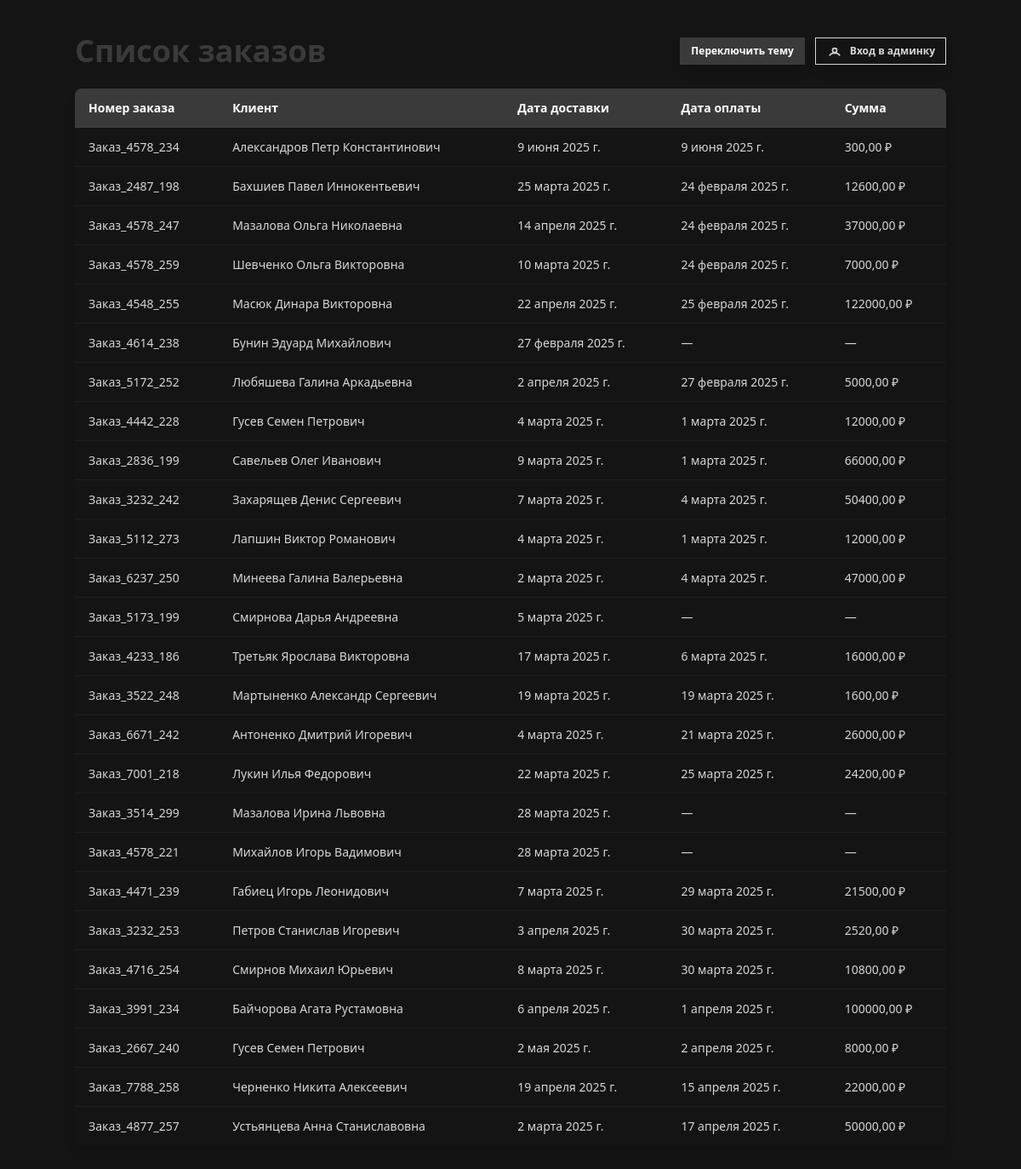
The page / on the database its author committed.
### dbms/models.py (models this page shows, shortened)
class Order(models.Model):
    number_order = models.CharField("Номер заказа", max_length=255)
    client = models.ForeignKey(Client, on_delete=models.CASCADE, verbose_name="Клиент")
    departure_point = models.ForeignKey(PickupPoint, on_delete=models.CASCADE, related_name="departures",
                                        verbose_name="Пункт отправления")
    pickup_point = models.ForeignKey(PickupPoint, on_delete=models.CASCADE, related_name="pickups",
                                     verbose_name="Пункт выдачи")
    car = models.ForeignKey(Car, on_delete=models.CASCADE, verbose_name="Автомобиль")
    delivery_date = models.DateField("Дата доставки")
    payment_date = models.DateField("Дата оплаты", null=True, blank=True)
    amount = models.DecimalField("Сумма оплаты", max_digits=10, decimal_places=2, null=True, blank=True)
    class Meta:
        verbose_name = "Заказ"
        verbose_name_plural = "Заказы"

class Client(models.Model):
    full_name = models.CharField("Полное имя", max_length=255)
    class Meta:
        verbose_name = "Клиент"
        verbose_name_plural = "Клиенты"

### dbms/views.py (the view)
# urls.py: 2. Add a URL to urlpatterns:  path('', views.home, name='home')
def home(request):
    orders = Order.objects.select_related('client').all()
    return render(request, 'base.html', {'orders': orders})

### templates/base.html (shortened to what this page needs)
<!DOCTYPE html>
<html lang="ru" data-theme="black">
<head>
    <link href="https://cdn.jsdelivr.net/npm/daisyui@5" rel="stylesheet" type="text/css"/>
    <link href="https://cdn.jsdelivr.net/npm/daisyui@5/themes.css" rel="stylesheet" type="text/css"/>
    <script src="https://cdn.jsdelivr.net/npm/@tailwindcss/browser@4"></script>
</head>
<body class="bg-base-200 p-10">
<div class="container mx-auto max-w-5xl">
    <div class="flex justify-between items-center mb-6">
        <h1 class="text-4xl font-extrabold text-primary">Список заказов</h1>
        <div class="flex items-center space-x-3">
            <button id="theme-toggle"
                    class="btn btn-primary btn-sm shadow-lg hover:btn-secondary transition duration-300">
                Переключить тему
            </button>
            <a href="/admin/"
               class="btn btn-outline btn-sm flex items-center gap-2 shadow-lg hover:btn-secondary transition duration-300"
               title="Вход в админку">
                <svg xmlns="http://www.w3.org/2000/svg" class="h-5 w-5" fill="none" viewBox="0 0 24 24"
                     stroke="currentColor" stroke-width="2">
                    <path stroke-linecap="round" stroke-linejoin="round"
                          d="M5.121 17.804A7 7 0 0112 15a7 7 0 016.879 2.804M15 11a3 3 0 11-6 0 3 3 0 016 0z"/>
                </svg>
                Вход в админку
            </a>
        </div>
    </div>
    <div class="overflow-x-auto shadow-lg rounded-lg">
        <table class="table w-full table-zebra" id="orders-table">
            <thead class="bg-primary text-primary-content">
            <tr>
                <th class="clickable" id="order-number-header">Номер заказа
                </th>
                <th class="clickable" id="client-header">Клиент</th>
                <th>Дата доставки</th>
                <th>Дата оплаты</th>
                <th>Сумма</th>
            </tr>
            </thead>
            <tbody>
            {% for order in orders %}
            <tr class="hover:bg-primary/10 transition-colors duration-200 cursor-pointer">
                <td>{{ order.number_order }}</td>
                <td class="client-name">{{ order.client.full_name }}</td>
                <td>{{ order.delivery_date }}</td>
                <td>{% if order.payment_date %}{{ order.payment_date }}{% else %}—{% endif %}</td>
                <td>{% if order.amount %}{{ order.amount }} ₽{% else %}—{% endif %}</td>
            </tr>
            {% empty %}
            <tr>
                <td colspan="5" class="text-center py-4">Заказы не найдены</td>
            </tr>
            {% endfor %}
            </tbody>
        </table>
    </div>
</div>
</body>
</html>

### templates/base.html (style rules this page uses)
body, .container { transition: background-color 0.3s ease, color 0.3s ease; will-change: background-color, color; }
h1, button { transition: color 0.3s ease; will-change: color; }
th.clickable { cursor: pointer; user-select: none; white-space: nowrap; }

### rows shown on the page
Order: number_order "Заказ_4578_234", client.full_name "Александров Петр Константинович", delivery_date "9 июня 2025 г.", payment_date "9 июня 2025 г.", amount "300,00"
Order: number_order "Заказ_2487_198", client.full_name "Бахшиев Павел Иннокентьевич", delivery_date "25 марта 2025 г.", payment_date "24 февраля 2025 г.", amount "12600,00"
Order: number_order "Заказ_4578_247", client.full_name "Мазалова Ольга Николаевна", delivery_date "14 апреля 2025 г.", payment_date "24 февраля 2025 г.", amount "37000,00"
Order: number_order "Заказ_4578_259", client.full_name "Шевченко Ольга Викторовна", delivery_date "10 марта 2025 г.", payment_date "24 февраля 2025 г.", amount "7000,00"
Order: number_order "Заказ_4548_255", client.full_name "Масюк Динара Викторовна", delivery_date "22 апреля 2025 г.", payment_date "25 февраля 2025 г.", amount "122000,00"
Order: number_order "Заказ_4614_238", client.full_name "Бунин Эдуард Михайлович", delivery_date "27 февраля 2025 г."
Order: number_order "Заказ_5172_252", client.full_name "Любяшева Галина Аркадьевна", delivery_date "2 апреля 2025 г.", payment_date "27 февраля 2025 г.", amount "5000,00"
Order: number_order "Заказ_4442_228", client.full_name "Гусев Семен Петрович", delivery_date "4 марта 2025 г.", payment_date "1 марта 2025 г.", amount "12000,00"
Order: number_order "Заказ_2836_199", client.full_name "Савельев Олег Иванович", delivery_date "9 марта 2025 г.", payment_date "1 марта 2025 г.", amount "66000,00"
Order: number_order "Заказ_3232_242", client.full_name "Захарящев Денис Сергеевич", delivery_date "7 марта 2025 г.", payment_date "4 марта 2025 г.", amount "50400,00"
Order: number_order "Заказ_5112_273", client.full_name "Лапшин Виктор Романович", delivery_date "4 марта 2025 г.", payment_date "1 марта 2025 г.", amount "12000,00"
Order: number_order "Заказ_6237_250", client.full_name "Минеева Галина Валерьевна", delivery_date "2 марта 2025 г.", payment_date "4 марта 2025 г.", amount "47000,00"
Order: number_order "Заказ_5173_199", client.full_name "Смирнова Дарья Андреевна", delivery_date "5 марта 2025 г."
Order: number_order "Заказ_4233_186", client.full_name "Третьяк Ярослава Викторовна", delivery_date "17 марта 2025 г.", payment_date "6 марта 2025 г.", amount "16000,00"
Order: number_order "Заказ_3522_248", client.full_name "Мартыненко Александр Сергеевич", delivery_date "19 марта 2025 г.", payment_date "19 марта 2025 г.", amount "1600,00"
Order: number_order "Заказ_6671_242", client.full_name "Антоненко Дмитрий Игоревич", delivery_date "4 марта 2025 г.", payment_date "21 марта 2025 г.", amount "26000,00"
Order: number_order "Заказ_7001_218", client.full_name "Лукин Илья Федорович", delivery_date "22 марта 2025 г.", payment_date "25 марта 2025 г.", amount "24200,00"
Order: number_order "Заказ_3514_299", client.full_name "Мазалова Ирина Львовна", delivery_date "28 марта 2025 г."
Order: number_order "Заказ_4578_221", client.full_name "Михайлов Игорь Вадимович", delivery_date "28 марта 2025 г."
Order: number_order "Заказ_4471_239", client.full_name "Габиец Игорь Леонидович", delivery_date "7 марта 2025 г.", payment_date "29 марта 2025 г.", amount "21500,00"
Order: number_order "Заказ_3232_253", client.full_name "Петров Станислав Игоревич", delivery_date "3 апреля 2025 г.", payment_date "30 марта 2025 г.", amount "2520,00"
Order: number_order "Заказ_4716_254", client.full_name "Смирнов Михаил Юрьевич", delivery_date "8 марта 2025 г.", payment_date "30 марта 2025 г.", amount "10800,00"
Order: number_order "Заказ_3991_234", client.full_name "Байчорова Агата Рустамовна", delivery_date "6 апреля 2025 г.", payment_date "1 апреля 2025 г.", amount "100000,00"
Order: number_order "Заказ_2667_240", client.full_name "Гусев Семен Петрович", delivery_date "2 мая 2025 г.", payment_date "2 апреля 2025 г.", amount "8000,00"
Order: number_order "Заказ_7788_258", client.full_name "Черненко Никита Алексеевич", delivery_date "19 апреля 2025 г.", payment_date "15 апреля 2025 г.", amount "22000,00"
Order: number_order "Заказ_4877_257", client.full_name "Устьянцева Анна Станиславовна", delivery_date "2 марта 2025 г.", payment_date "17 апреля 2025 г.", amount "50000,00"
